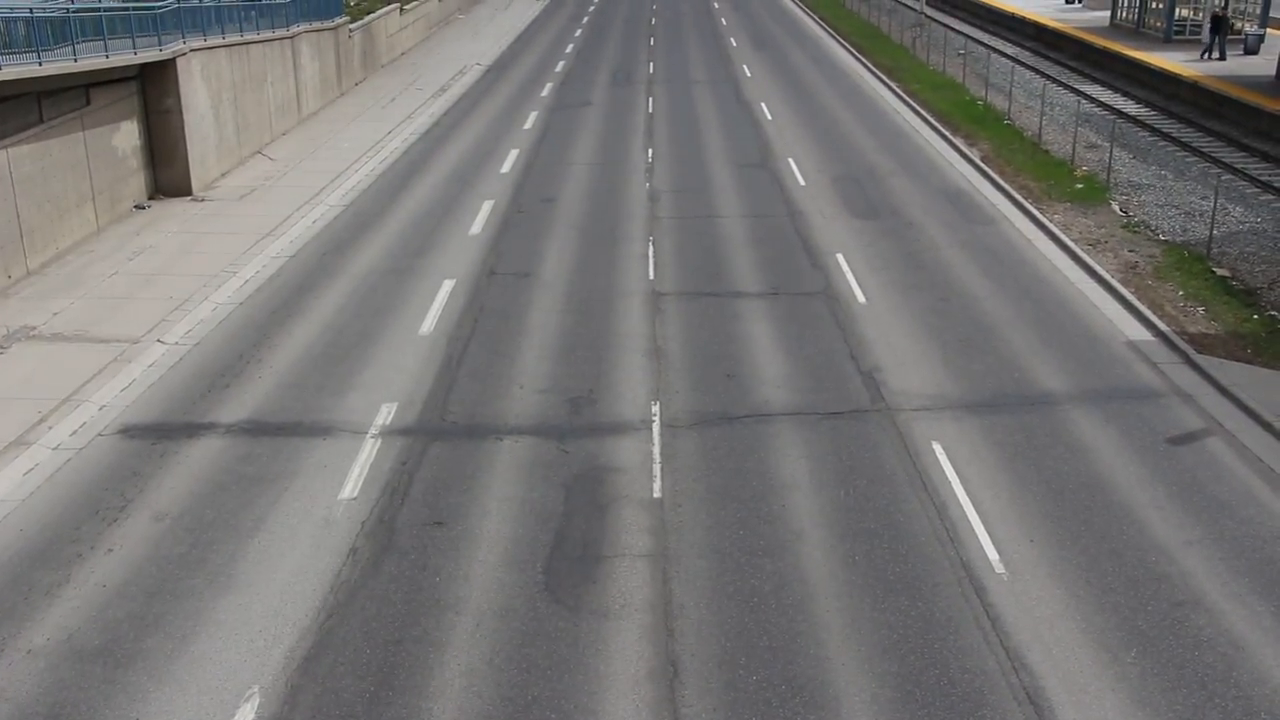
#> input picture frame 71 of data/cars_on_highway.mp4, 1280 x 720 px
$ python vel_LK_OF_V1_1.py
#> lines starting #> are read from the running program, lines starting #| are printed output that depends on the picture; after the words box and inside, x2 and y2 are one past the last pixel; in counts of white or black regions, pixels touching at a corner belong together
'''
Importing necessary libraries

'''
import numpy as np
import argparse
import cv2 as cv
from pathlib import Path
import os
import time


'''
Neccesary file paths
'''
curr_dir = os.getcwd()
dir_path = Path(curr_dir)
default_video = dir_path/'data/cars_on_highway.mp4'
default_op_video = dir_path/'output/output_OF_LK_video.mp4'

lk_params = dict(winSize=(50, 50),
                 maxLevel=2,
                 criteria=(cv.TERM_CRITERIA_EPS | cv.TERM_CRITERIA_COUNT, 10, 0.03))

feature_params = dict( maxCorners = 100,
                       qualityLevel = 0.3,
                       minDistance = 7,
                       blockSize = 5 )


#ToDo
METER_PER_PIXEL = 0.1

def time_decorator(func) -> None:
    def time_wrapper(*args,**kwargs):
        start_time = time.perf_counter()
        print('Execution started!')
        func()
        end_time = time.perf_counter()
        print(f'Execution completed in {end_time-start_time} seconds.')
    return time_wrapper

def arg_parser() -> argparse:
    parser = argparse.ArgumentParser(description='input video file')
    parser.add_argument('--input_file',
                        type=str,
                        default=default_video,
                        help='input video file')

    parser.add_argument('--webcam',
                        type=int,
                        default=0,
                        help='use webcam instead?')

    parser.add_argument('--output_file_name',
                        type=str,
                        default=default_op_video,
                        help='Name of the output video')

    parser.add_argument('--transform',
                        type = bool,
                        default = False,
                        help='Do you need perspective transform?')

    args = parser.parse_args()
    return args

# [16 lines left out: function transform_frame, not called in this run]

def calculate_speed(prev_pts, curr_pts, fps, meters_per_pixel):
    displacement = np.linalg.norm(curr_pts - prev_pts, axis=1)
    filtered_displacement = [pt for pt in displacement if pt > 2 and pt < 7]
    if len(filtered_displacement) == 0:
        filtered_displacement = 0
    speed = np.mean(filtered_displacement) * fps * meters_per_pixel * 3.6
    return speed

def get_fps(vid):
    ip_fps = vid.get(cv.CAP_PROP_FPS)
    if ip_fps == 0:
        ip_fps = 30
    return ip_fps

def calculate_optical_flow(vid,fps,transform_flag):
#> called with fps = 29.97, transform_flag = False
    status , old_org_frame = vid.read()
#> old_org_frame is the input picture: shape (720, 1280, 3); mean B, G, R 117, 117.9, 119.2
    if transform_flag == True:
        old_frame = transform_frame(old_org_frame)
    else:
        old_frame = old_org_frame
    old_gray = cv.cvtColor(old_frame,cv.COLOR_BGR2GRAY)

    while vid.isOpened():
        status , org_frame = vid.read()
        if not status:
            print('Error in capturing frames.and/or Video read complete.\nExiting.......')
            exit()
        if transform_flag == True:
            frame = transform_frame(org_frame)
        else:
            frame = org_frame
        gray_frame = cv.cvtColor(frame,cv.COLOR_BGR2GRAY)
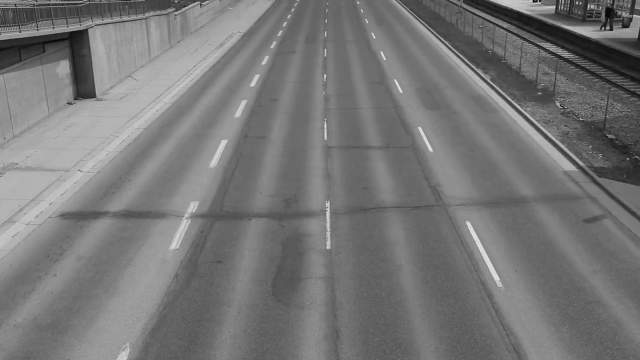
#> gray_frame: shape (720, 1280) (shown at 1/2 size); min 2, max 243, mean 118.2
        mask = np.zeros_like(frame)
        prev_pts = cv.goodFeaturesToTrack(old_gray, mask = None,
                             **feature_params)
#> prev_pts = 32 rows, first 8: [1079, 2], [1066, 2], [1268, 30], [1160, 6], [75, 60], [107, 56], [1161, 236], [1255, 316]

        curr_pts, st, err = cv.calcOpticalFlowPyrLK(old_gray, gray_frame, prev_pts, None, **lk_params)
#> curr_pts = 32 rows, first 8: [1079.2, 2.76], [1066.2, 2.75], [1268.2, 31], [1160.2, 6.86], [75.38, 59.71], [107, 55.78], [1161.1, 236.9], [1255, 317.2]; st = 32 values from 1 to 1; err = 32 values, max 7.93 at index 20, min 0.295 at index 14, mean 2.7

        good_new = curr_pts[st == 1]
#> good_new = 32 pairs, first value 5.26 to 1270.2, second value 2.75 to 317.2
        good_old = prev_pts[st == 1]
#> good_old = 32 pairs, first value 5 to 1270, second value 2 to 316

        average_speed = calculate_speed(good_old, good_new, fps, METER_PER_PIXEL)
#> in calculate_speed, `displacement = np.linalg.norm(curr_pts - prev_pts, axis=1)`: displacement = 32 values, max 1.16 at index 7, min 0.0521 at index 31, mean 0.545
#> in calculate_speed, `filtered_displacement = [pt for pt in displacement if pt > 2 and pt < 7]`: filtered_displacement = []
#> average_speed = 0
        speed_text = f"Average speed: {average_speed:.2f} km/hr"
#> speed_text = 'Average speed: 0.00 km/hr'
        cv.putText(org_frame, speed_text, (15, 30), cv.FONT_HERSHEY_SIMPLEX, 1, (255, 0, 0), 2, cv.LINE_AA)
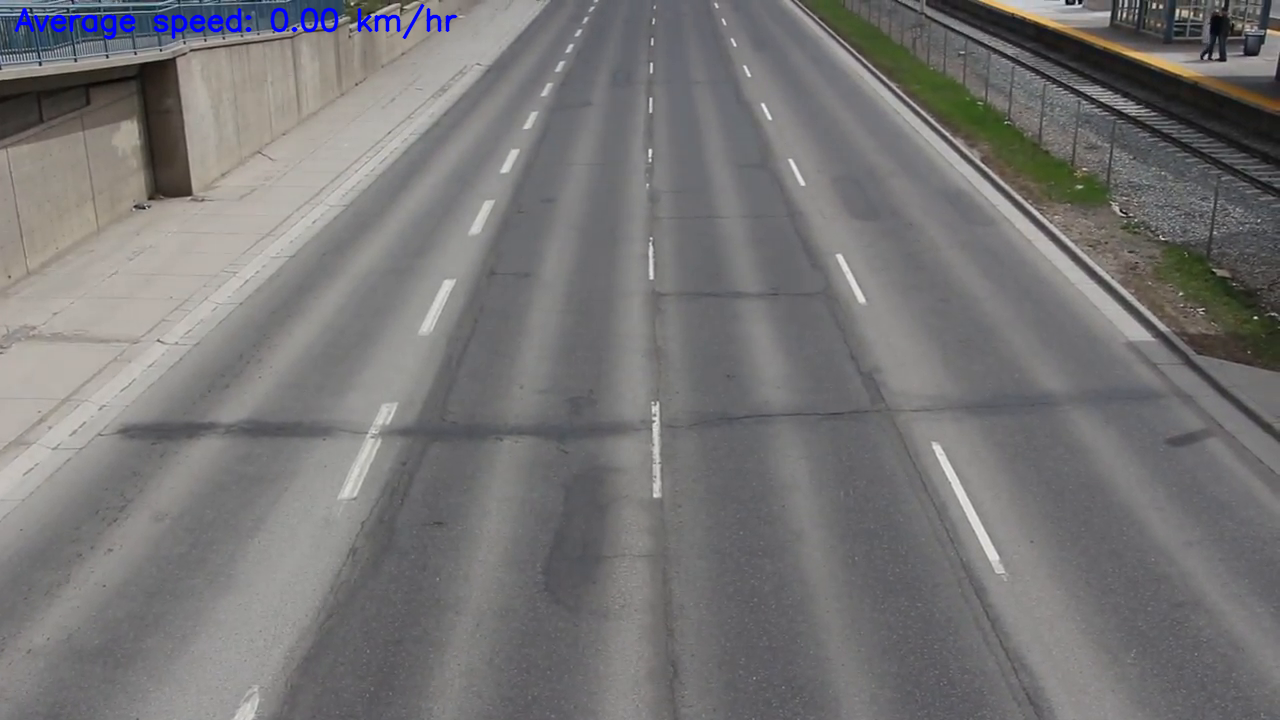
#> org_frame: shape (720, 1280, 3); mean B, G, R 117.5, 117.5, 118.8

        for i, (new, old) in enumerate(zip(good_new, good_old)):
            a, b = new.ravel().astype(int)
            c, d = old.ravel().astype(int)
            mask = cv.line(mask, (a, b), (c, d), (0, 255, 0), 2)
#> this loop made 32 passes
#> (new, a, b, c, d) on passes 1 to 8: ([1079.2, 2.76], 1079, 2, 1079, 2), ([1066.2, 2.75], 1066, 2, 1066, 2), ([1268.2, 31], 1268, 31, 1268, 30), ([1160.2, 6.86], 1160, 6, 1160, 6), ([75.38, 59.71], 75, 59, 75, 60), ([107, 55.78], 107, 55, 107, 56), ([1161.1, 236.9], 1161, 236, 1161, 236), ([1255, 317.2], 1254, 317, 1255, 316)
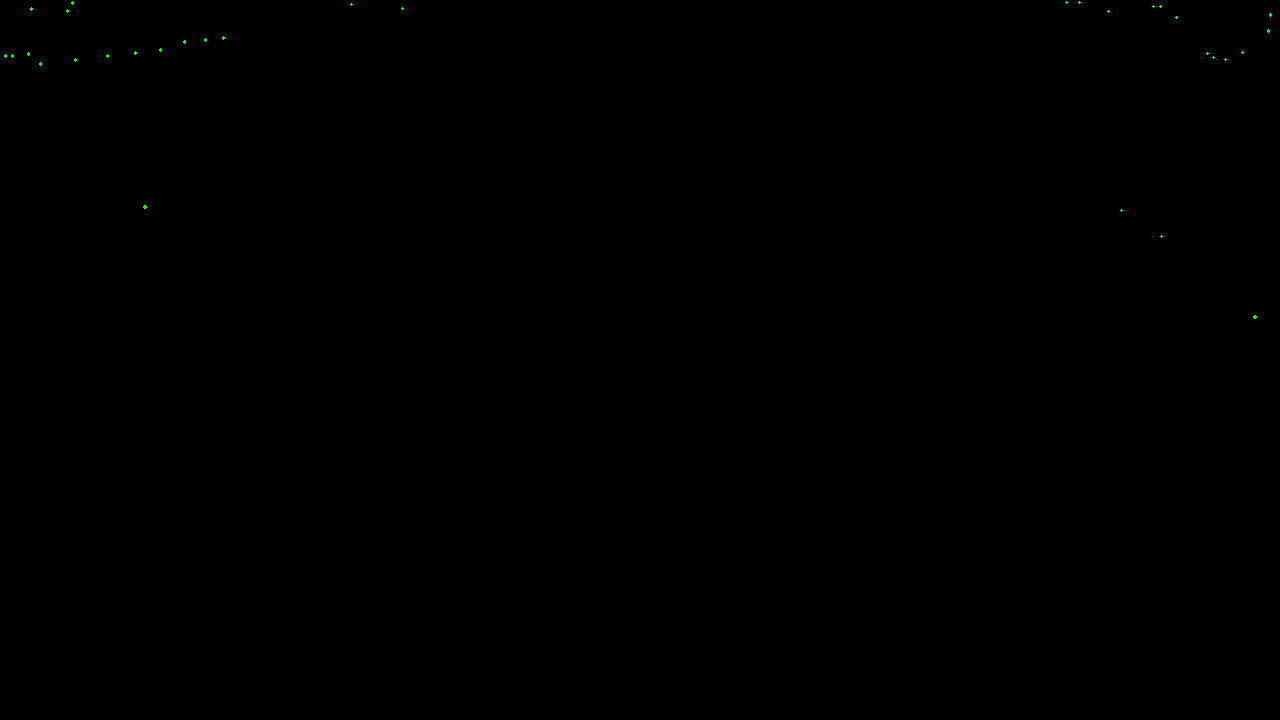
#> mask: shape (720, 1280, 3); mean of channels 0, 1, 2 0, 0.1, 0; drawn as B, G, R
            # frame = cv.circle(frame, (a, b), 5, (0, 0, 255), -1)

        # op_frame = cv.add(frame,mask)
        time.sleep(0.022)
        cv.imshow('Output_video', org_frame)

        if cv.waitKey(1) & 0xFF == ord('q'):
#> (key q is pressed here)
            break

        old_gray = gray_frame.copy()
        prev_pts = good_new.reshape(-1, 1, 2)


@time_decorator
def main() -> None:
    args = arg_parser()

    if args.webcam == 1:
        vid = cv.VideoCapture(0)
        if not vid.isOpened():
            print('Couldn\'t open webcam')
            print('Stopping execution')
            exit()
    else:
        vid = cv.VideoCapture(str(args.input_file))
        if not vid.isOpened():
            print('Couldn\'t open the provided video file. Make sure it is a video file compatible with opencv-python')
            print('Stopping execution')
            exit()

        ip_fps = get_fps(vid)
        print(f'Meter per pixel is set to : {METER_PER_PIXEL}\nPlease change this values based on the scene')
        if args.transform == True:
            print('Warning! Perspective transformation applied')
        calculate_optical_flow(vid,ip_fps, args.transform)
        vid.release()
        cv.destroyAllWindows()

if __name__ == "__main__":
    main()

$ run again, starting later in the video
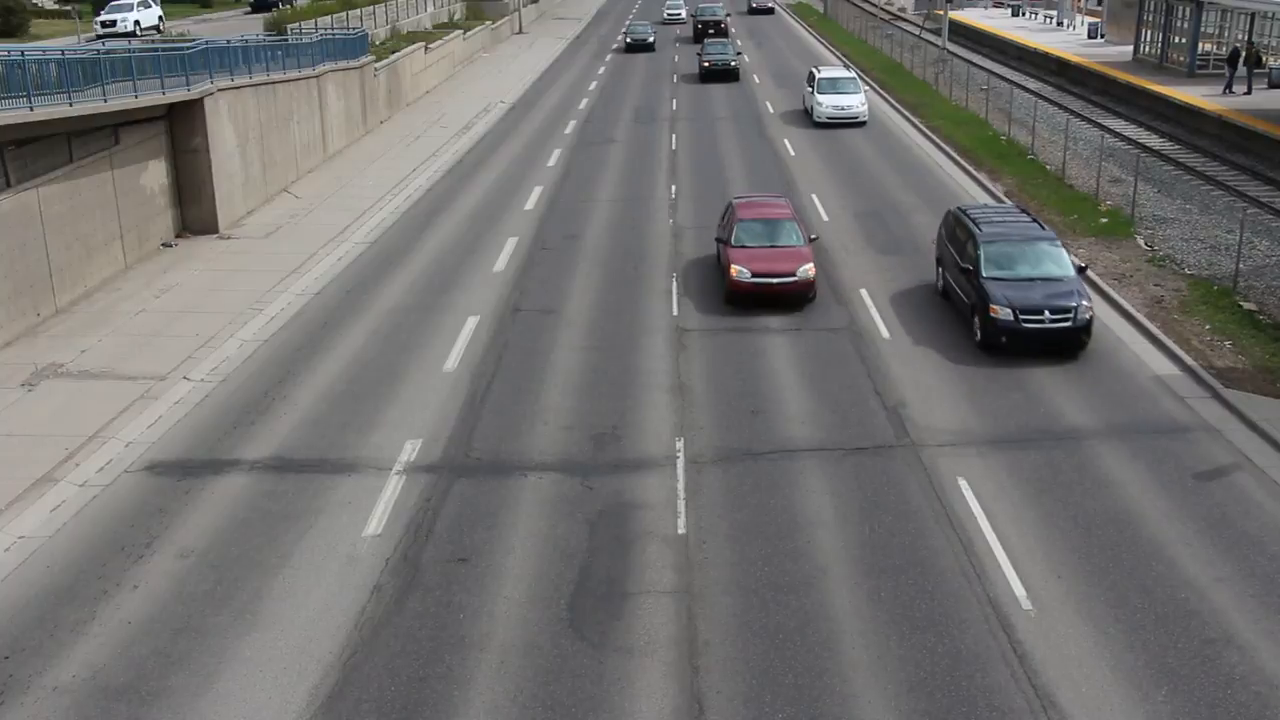
#> input picture frame 322 of data/cars_on_highway.mp4, 1280 x 720 px
#> in calculate_optical_flow, old_org_frame is the input picture: shape (720, 1280, 3); mean B, G, R 112.4, 113.7, 114.8
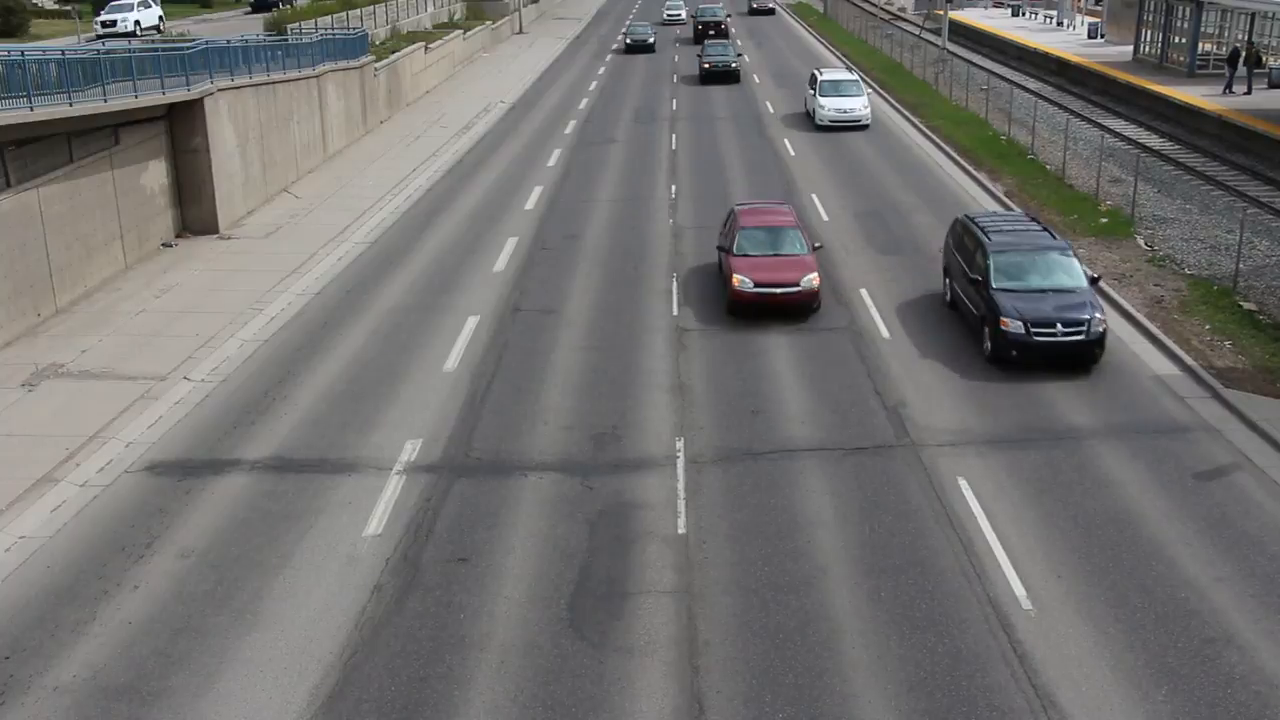
#> input picture frame 323 of data/cars_on_highway.mp4, 1280 x 720 px
#> in calculate_optical_flow, org_frame is the input picture: shape (720, 1280, 3); mean B, G, R 112.1, 113.3, 114.5
#> prev_pts = 46 rows, first 8: [160, 16], [115, 21], [628, 40], [732, 63], [1101, 37], [1033, 14], [811, 89], [722, 25]
#> curr_pts = 46 rows, first 8: [160.2, 16], [115.2, 21], [627.9, 40.77], [732.6, 64.42], [1101, 37], [1033, 14], [813, 91.53], [722.3, 25.93]; st = 46 values from 1 to 1; err = 46 values, max 8.52 at index 24, min 0.0253 at index 5, mean 2.24
#> good_new = 46 pairs, first value 23.12 to 1183, second value 5.63 to 331.1
#> good_old = 46 pairs, first value 23 to 1183, second value 5 to 318
#> displacement = 46 values, max 18.64 at index 39, min 0.00167 at index 5, mean 2.81
#> filtered_displacement = [3.23, 3.21]
#> speed = 34.7
#> speed_text = 'Average speed: 34.70 km/hr'
#> in calculate_optical_flow, `cv.putText(org_frame, speed_text, (15, 30), cv.FONT_HERSHEY_SIMPLEX, 1..`:
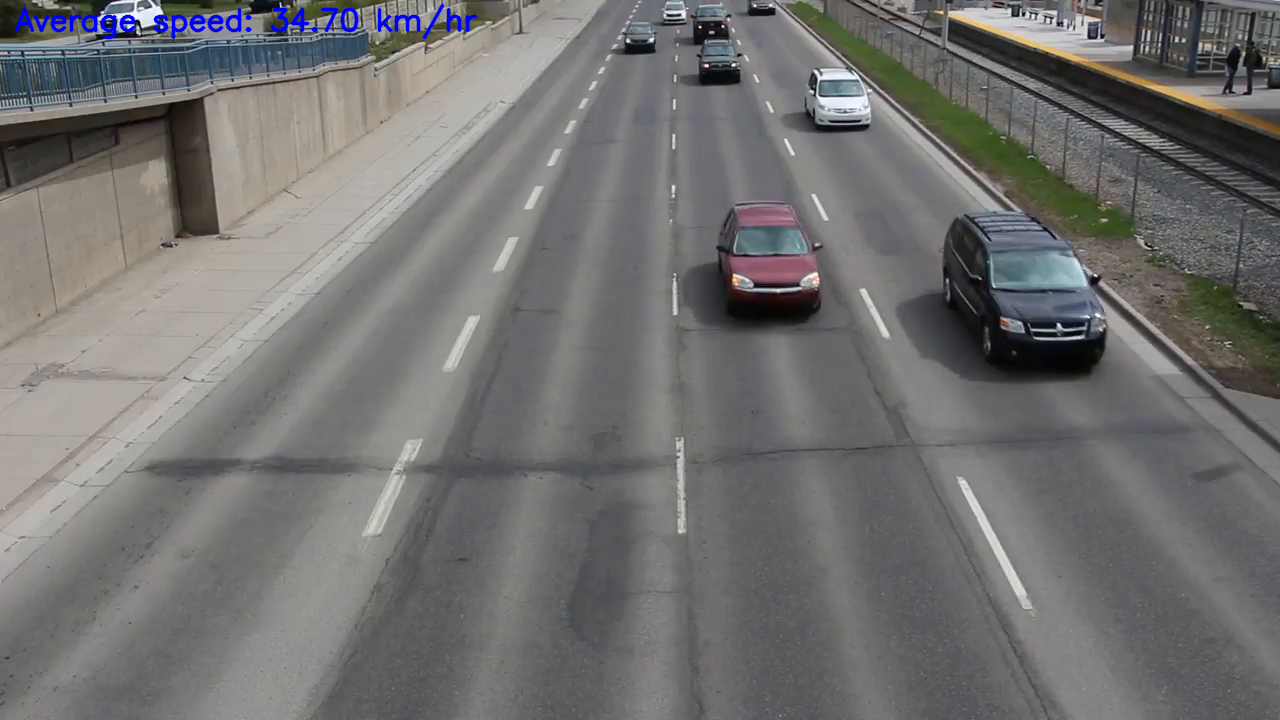
#> org_frame: shape (720, 1280, 3); 0.53% of pixels changed, all inside (x1, y1, x2, y2) = (14, 3, 478, 40)
#> the loop in calculate_optical_flow, `for i, (new, old) in enumerate(zip(good_new, good_old)):` made 46 passes
#> (new, a, b, c, d) on passes 1, 2, 3, 4, 7, 8, 9, 10: ([160.2, 16], 160, 15, 160, 16), ([115.2, 21], 115, 21, 115, 21), ([627.9, 40.77], 627, 40, 628, 40), ([732.6, 64.42], 732, 64, 732, 63), ([813, 91.53], 813, 91, 811, 89), ([722.3, 25.93], 722, 25, 722, 25), ([137.2, 21.01], 137, 21, 137, 21), ([706.3, 65.49], 706, 65, 706, 64)
